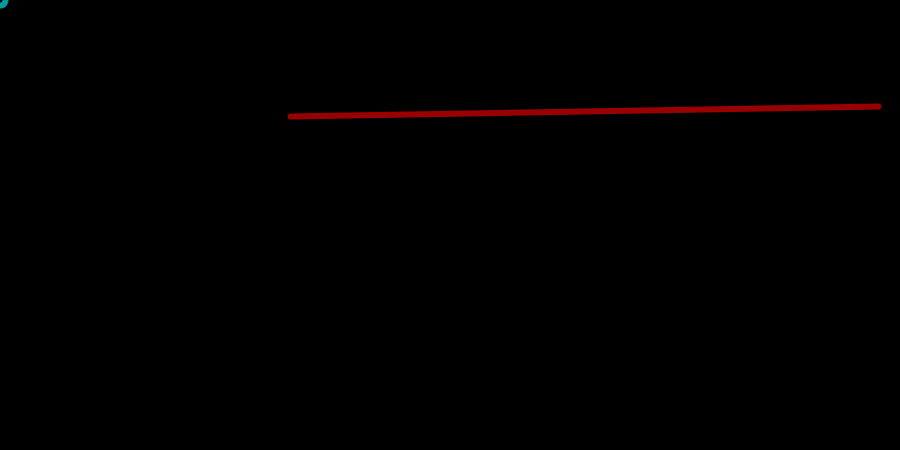
Frame 1 (no input)
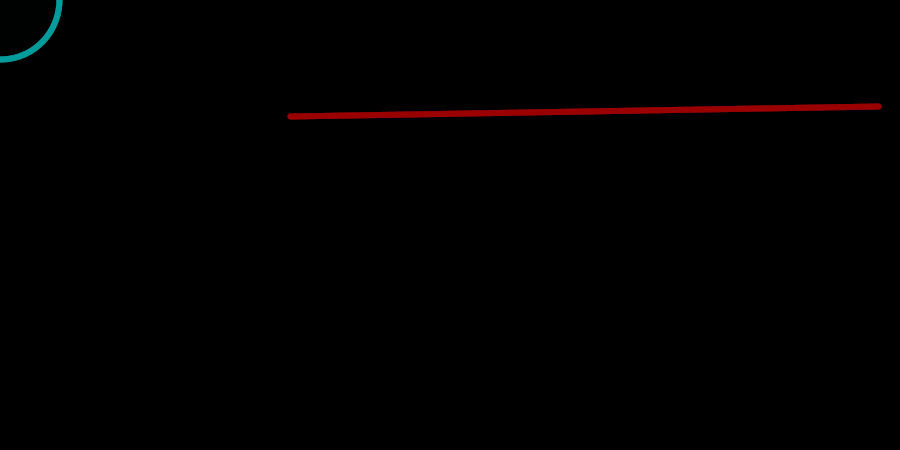
Frame 60 (the mouse pressed at the canvas centre just before this capture)
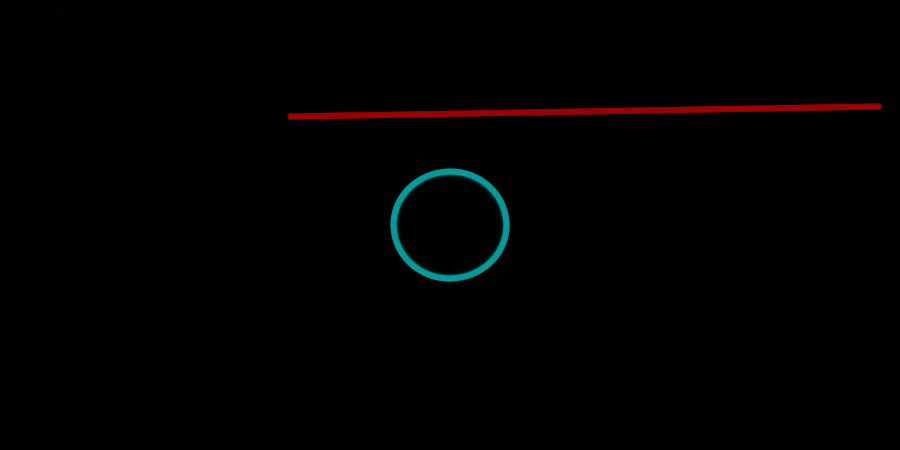
Frame 120 (the mouse held since frame 60 and released just before this capture)

The Processing sketch that drew these frames (run headless with seeded random() and noise(); from frame 60 on, the mouse is pressed at the canvas centre):

// Processing sketch: processing_46760
// ── processing_46760.pde

PVector b1; //centre bulle
float b1R1, b1R2;
float rMax, rMin; //rayons
float b1R1tp, b1R2tp; // evolution rayons
PVector f1, f2; // extémité frontière
float seuil1; // seuil contraction
float seuil2; // seuil passage
float b1D; // distances bulle-frontiere
int vibeCpt; // vibration approche frontiere
int vibeAmp;
int vibeInter;
float a1;
float accDef;

void setup() {
  background(0);
  size(900,450);
  b1 = new PVector(mouseX, mouseY);
  rMax = 60;
  rMin = 30;
  b1R1 = rMax;
  b1R2 = rMax;
  seuil1 = 2*rMax;
  seuil2 = rMin;
  vibeCpt = 0;
  vibeAmp = 0;
  vibeInter = 8;
  accDef = .1;
  a1 = 0;
  f1 = new PVector(random(width/2), random(height));
  f2 = new PVector(width/2+random(width/2), random(height));  
  noFill();
  strokeWeight(6);     // largeur du trait
  smooth();            //lisse les traits
  ellipseMode(RADIUS);
}

void draw() {
  //background(0);

  // Modulo Vibe
  if(vibeCpt==vibeInter) vibeCpt = 0;

  // Calcul distance bulle-frontiere
  b1D = ptSegDist(b1.x,b1.y,f1.x,f1.y,f2.x,f2.y);
  
  // La frontière  
  stroke(255,0,0);
  line(f1.x,f1.y,f2.x, f2.y);

  // La centre de la bulle
  b1 = new PVector(mouseX, mouseY);

  // Angle bulle selon frontiere
  a1 = PI/2+atan2(f2.y-f1.y, f2.x-f1.x);

  // Déformation
  if(b1D<seuil1 && b1D>=seuil2) {
    b1R1 = map(b1D, seuil1, seuil2, rMax, rMin);
    b1R2 = rMax;
  } 
  else if(b1D<seuil2) {
    b1R1 = rMax;
    b1R2 = rMin;
  } 
  else {
    b1R1 = rMax;
    b1R2 = rMax;
  }

  // Vibration des points suivant distances frontière
  vibeAmp = (b1D < seuil1 && vibeCpt==0) ? 4 : 0;

  // Animation des rayons
  b1R1tp -= vibeAmp + (b1R1tp - b1R1)*accDef;
  b1R2tp -= vibeAmp + (b1R2tp - b1R2)*accDef;

  // Dessin de la bulle
  stroke(0,255,255);
  noFill();

  pushMatrix();

  translate(b1.x, b1.y);
  rotate(a1);

  ellipse(0, 0, b1R1tp, b1R2tp);

  popMatrix();

  vibeCpt++;
  
  noStroke();
  fill(0, 100);
  rect(0,0,width,height);
}   

float ptSegDist(float px,float py,float x1,float y1,float x2,float y2){
  float result;
  float dx = x2 - x1;
  float dy = y2 - y1;
  float ratio = ((px - x1) * dx + (py - y1) * dy) / (dx * dx + dy * dy);
  if(ratio<0) result = distance(px, py, x1, y1);
  else if (ratio > 1) result = distance(px, py, x2, y2);
  else result = distance(px, py, (1 - ratio) * x1 + ratio * x2, (1 - ratio) * y1 + ratio * y2);
  return result;
}
float distance(float x1,float y1,float x2,float y2){
  return sqrt(sq(x2-x1)+sq(y2-y1));
}                                                               
